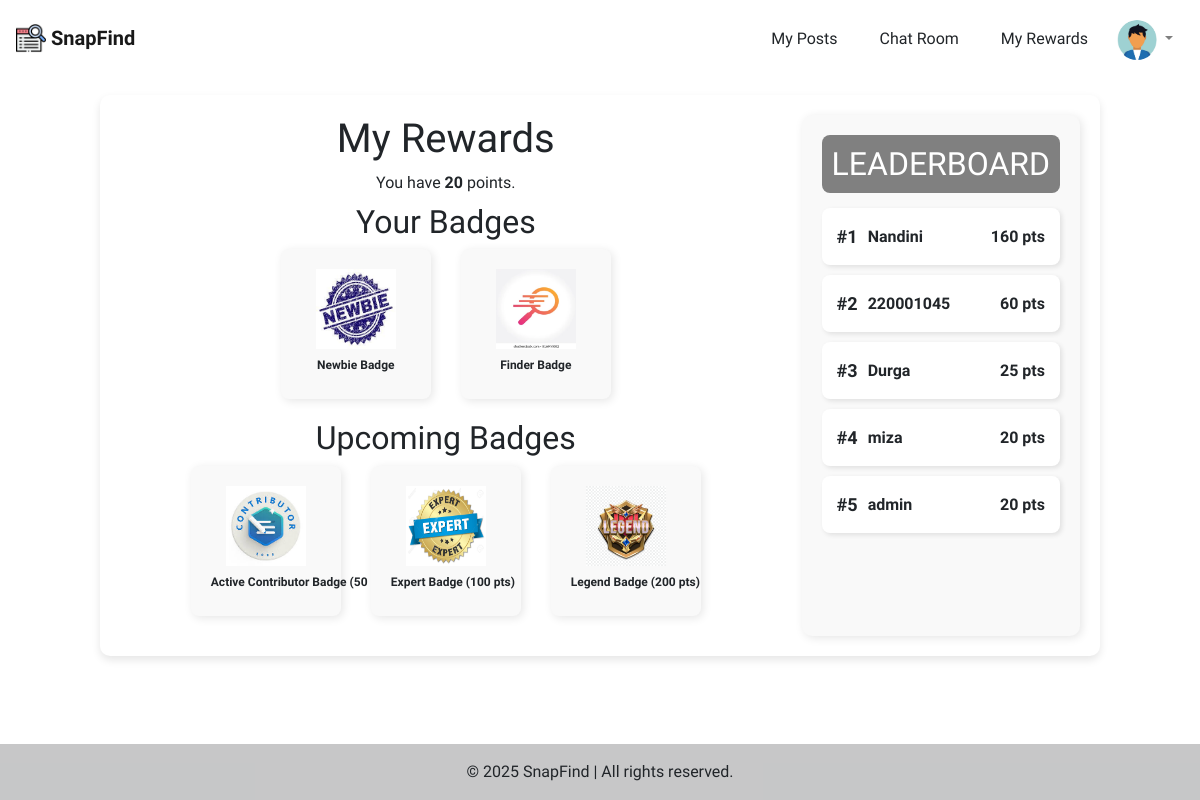
/accounts/rewards/ (signed in), run on an earlier commit of the app's database.
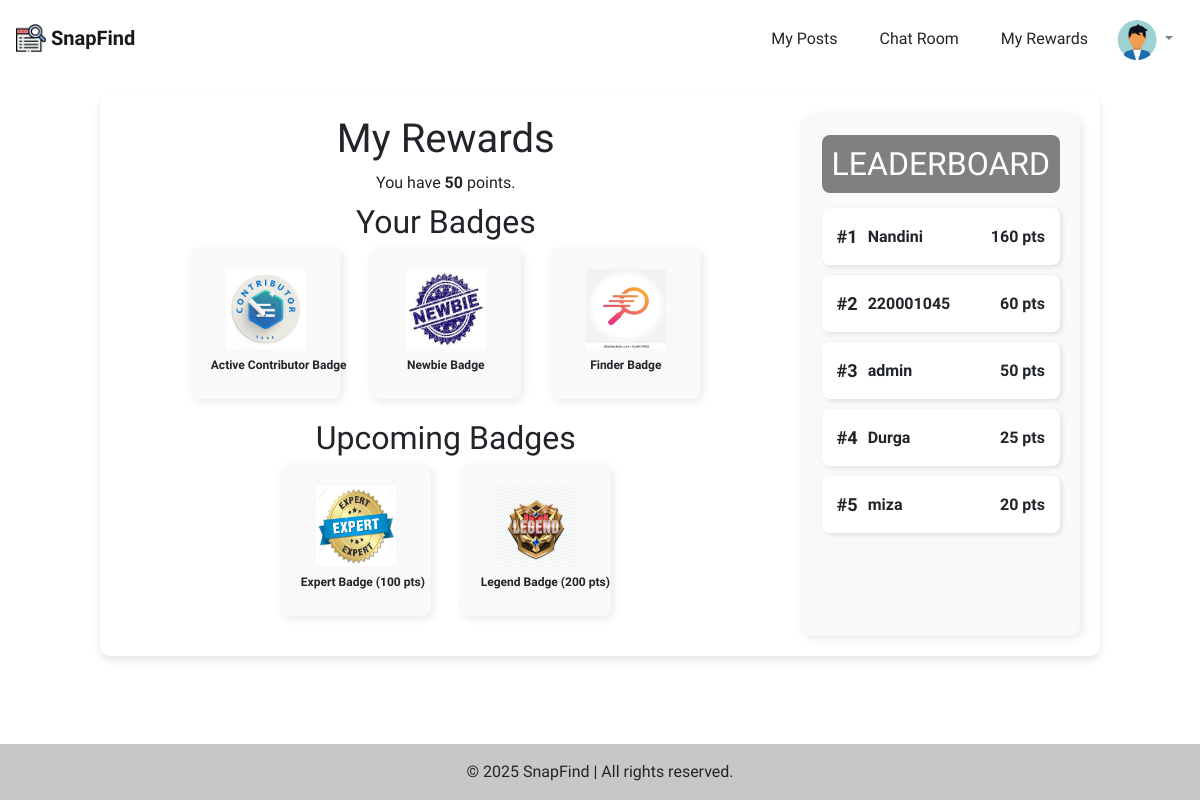
And on a later commit of the database.
### accounts/models.py (models this page shows, shortened)
class Reward(models.Model):
    user = models.ForeignKey(User, on_delete=models.CASCADE)
    points = models.IntegerField(default=0)
    badges = models.ManyToManyField(Badge, blank=True)
    created_at = models.DateTimeField(auto_now_add=True)
    def __str__(self):
        return f"{self.user.username} - {self.points} points"

class Badge(models.Model):
    name = models.CharField(max_length=255)
    points_required = models.IntegerField()
    image = models.ImageField(upload_to='badges/')

### accounts/views.py (the view)
# urls.py: path('rewards/', rewards_view, name='rewards'),
@login_required
def rewards_view(request):
    reward, created = Reward.objects.get_or_create(user=request.user)
    upcoming_badges = Badge.objects.filter(points_required__gt=reward.points).order_by('points_required')[:4]
    top_users = Reward.objects.select_related('user').order_by('-points')[:5]
    print("hiiiiiiiiiii", top_users)
    context = {
        'rewards': reward,
        'upcoming_badges': upcoming_badges,
        'top_users': top_users,
    }
    return render(request, 'rewards.html', context)

### accounts/templates/rewards.html (shortened to what this page needs)
{% extends 'base_layout.html' %}
{% block content %}
<div class="rewards-container">
    <div class="rewards-layout">
        <div class="main-section">
            <h1>My Rewards</h1>
            <p>You have <strong>{{ rewards.points }}</strong> points.</p>
            <h2>Your Badges</h2>
            <div class="badges">
                {% for badge in rewards.badges.all %}
                    <div class="badge">
                        <img src="{{ badge.image.url }}" alt="{{ badge.name }}">
                        <p><strong>{{ badge.name }}</strong></p>
                    </div>
                {% empty %}
                    <p>No badges earned yet!</p>
                {% endfor %}
            </div>
            <h2>Upcoming Badges</h2>
            <div class="upcoming-badges">
                {% for badge in upcoming_badges %}
                    <div class="badge">
                        <img src="{{ badge.image.url }}" alt="{{ badge.name }}">
                        <p><strong>{{ badge.name }}</strong> ({{ badge.points_required }} pts)</p>
                    </div>
                {% empty %}
                    <p>No upcoming badges!</p>
                {% endfor %}
            </div>
        </div>
         <div class="leaderboard">
            <h2>Leaderboard</h2>
            <ol>
                {% for user in top_users %}
                    <li>
                        <span class="rank">#{{ forloop.counter }}</span>
                        <span class="username" style="font-weight: bold;">{{ user.user.username }}</span>
                        <span class="points">{{ user.points }} pts</span>
                    </li>
                {% empty %}
                    <li>No leaderboard data available.</li>
                {% endfor %}
            </ol>
        </div>
    </div>
</div>
{% endblock %}

What changed in the data, as far as the page shows it:
changed Reward "admin": points "20" → "50"; moves up the list
shown differently, row unchanged: Badge "Active Contributor Badge": moves from the list under "Upcoming Badges" to the list under "Your Badges"
